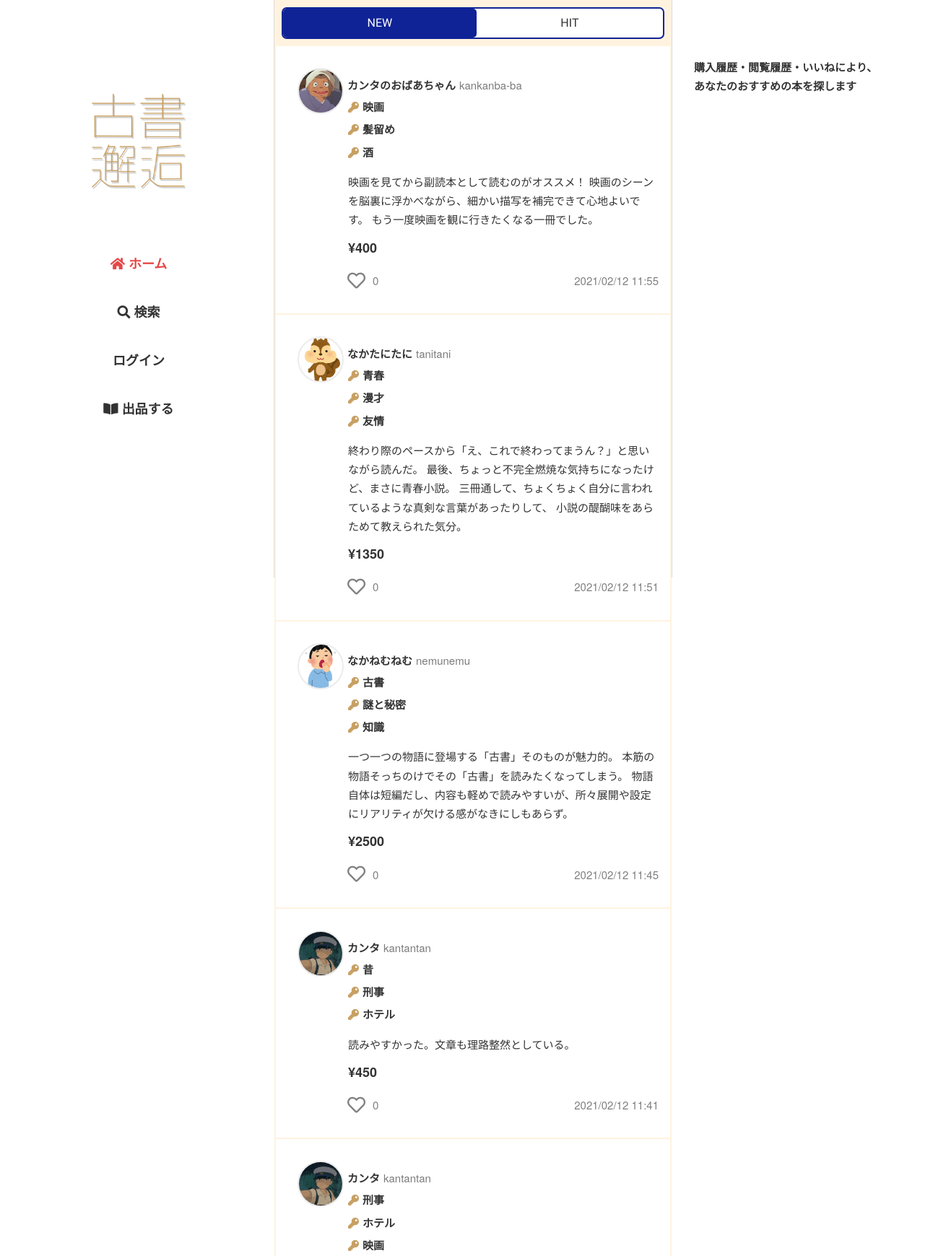
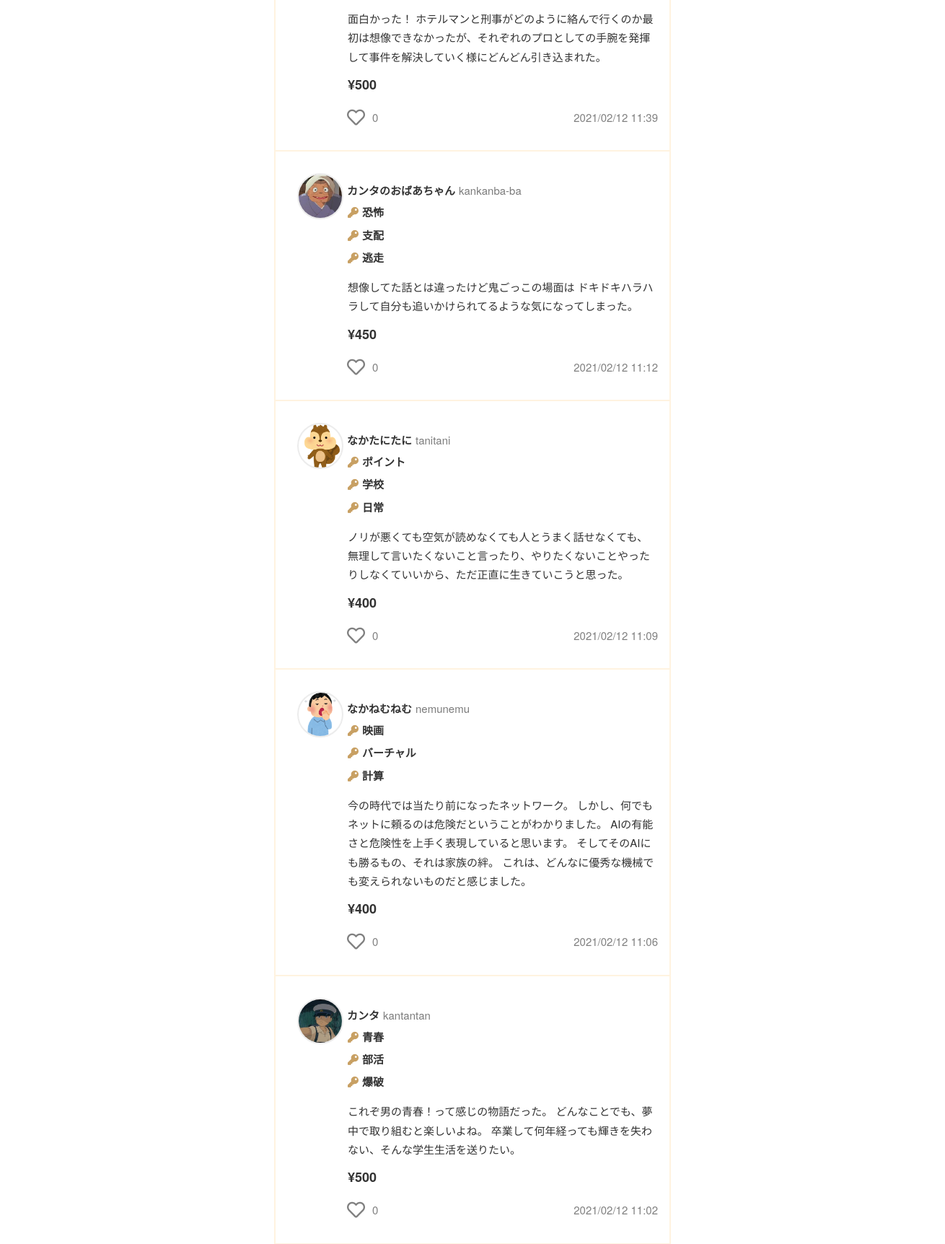
The page / (upper part) on the database its author committed (2 pictures, top to bottom).
### flmapp/models/trade.py (models this page shows, shortened)
class Sell(db.Model):
    __tablename__ = 'Sell'
    __table_args__ = (CheckConstraint('update_at >= create_at'),)
    Sell_id = db.Column(db.Integer, primary_key=True)
    User_id = db.Column(db.Integer, db.ForeignKey('User.User_id'), nullable=False)
    sell_title = db.Column(db.String(255), nullable=False)
    key1 = db.Column(db.String(255), nullable=False)
    key2 = db.Column(db.String(255), nullable=False)
    key3 = db.Column(db.String(255), nullable=False)
    sell_comment = db.Column(db.Text, nullable=False)
    price = db.Column(db.Integer, nullable=False)
    item_picture_path = db.Column(db.Text, default='default.png', nullable=False)
    genre = db.Column(EnumType(enum_class=Genre), nullable=False)
    item_state = db.Column(EnumType(enum_class=Item_state), nullable=False)
    postage = db.Column(EnumType(enum_class=Postage), nullable=False)
    send_way = db.Column(EnumType(enum_class=Send_way), nullable=False)
    consignor = db.Column(db.String(64), nullable=False)
    schedule = db.Column(EnumType(enum_class=Schedule), nullable=False)
    remarks = db.Column(db.Text)
    deal_status = db.Column(EnumType(enum_class=Deal_status),default=Deal_status(1), nullable=False)
    sell_flg = db.Column(db.Boolean,default=True, nullable=False)
    is_active = db.Column(db.Boolean,default=True, nullable=False)
    has_sent = db.Column(db.Boolean,default=False, nullable=False)
    has_got = db.Column(db.Boolean,default=False, nullable=False)
    create_at = db.Column(db.DateTime,default=datetime.now, nullable=False)
    update_at = db.Column(db.DateTime,default=datetime.now, nullable=False)
    user = db.relationship('User', backref='sell', lazy='joined', uselist=False)
    @classmethod
    def select_new_sell(cls):
        return cls.query.filter_by(
            sell_flg = True, is_active = True
        ).order_by(desc(cls.create_at)).all()

### flmapp/models/user.py (models this page shows, shortened)
class User(UserMixin, db.Model):
    __tablename__ = 'User'
    __table_args__ = (CheckConstraint('update_at >= create_at'),)
    User_id = db.Column(db.Integer, primary_key=True)
    user_code = db.Column(db.String(64), unique=True, index=True, nullable=False)
    username = db.Column(db.String(64), index=True, nullable=False)
    email = db.Column(db.String(64), unique=True, index=True, nullable=False)
    password_hash = db.Column(db.String(128), nullable=False)
    picture_path = db.Column(db.Text, default='default.jpeg', nullable=False)
    prof_comment = db.Column(db.Text)
    default_ShippingAddress_id = db.Column(db.Integer, db.ForeignKey('ShippingAddress.ShippingAddress_id'))
    default_pay_way = db.Column(db.Integer, default=1, nullable=False)
    default_Credit_id = db.Column(db.Integer, db.ForeignKey('Credit.Credit_id'))
    is_active = db.Column(db.Boolean, default=True, nullable=True)
    create_at = db.Column(db.DateTime, default=datetime.now, nullable=False)
    update_at = db.Column(db.DateTime, default=datetime.now, nullable=False)
    @property
    def password(self):
        raise AttributeError('パスワードは読み取り可能な属性ではありません。')

### flmapp/views/route.py (the view)
@bp.route('/')
def home():
    session.pop('pay_way', None)
    session.pop('Credit_id', None)
    session.pop('ShippingAddress_id', None)
    items = Sell.select_new_sell()
    r_item_list = []
    r_user_list = []
    if current_user.is_authenticated:
        r_item_list,r_user_list = recommend(current_user.User_id)
    liked_list = []
    if current_user.is_authenticated:
        for item in items:
            liked = Likes.liked_exists(item.Sell_id)
            if liked:
                liked_list.append(item.Sell_id)
    return render_template(
        'home.html',
        items=items,
        liked_list=liked_list,
        r_item_list=r_item_list,
        r_user_list=r_user_list
    )

### flmapp/models/enum_conf.py (called while the page is built)
    def process_result_value(self, value, dialect):
        if value is not None:
            if not isinstance(value, int):
                raise TypeError("value should have int type")
            return self.enum_class(value)

### flmapp/models/reaction.py (called while the page is built)
    @classmethod
    def select_likes_by_sell_id(cls, Sell_id):
        return cls.query.filter_by(Sell_id=Sell_id).all()

### flmapp/views/route.py (called while the page is built)
@bp.context_processor
def likes_count_processor():
    def likes_count(sell_id):
        all_likes = Likes.select_likes_by_sell_id(sell_id)
        return len(all_likes)
    return dict(likes_count=likes_count)

### flmapp/templates/home.html (shortened to what this page needs)
{% extends "base02.html" %}
{%block head %}
<link rel="stylesheet" href="{{ url_for('static', filename='css/home.css')}}">
{% endblock%}
{% block content %}
<div class="home-tab">
    <a href="{{url_for('route.home')}}">NEW</a>
    <a href="{{url_for('route.hit')}}">HIT</a>
</div>
{% for item in items %}
    <article class="item-wrap">
        <a href="{{url_for('item.itemdata', item_id=item.Sell_id)}}">
            <object><a class="u-box" href="{{url_for('user.userdata', user_code=item.user.user_code)}}">
                <img class="u-icon" src="{{url_for('static', filename='user_image/' + item.user.picture_path)}}">
                <p class="u-name">{{ item.user.username }}</p>
                <p class="u-code">{{ item.user.user_code }}</p>
            </a></object>
            <div class="i-content-area">
                <div class="k-s-box">
                    <div class="i-key">
                        <p><i class="fas fa-key"></i>{{ item.key1 }}</p>
                        <p><i class="fas fa-key"></i>{{ item.key2 }}</p>
                        <p><i class="fas fa-key"></i>{{ item.key3 }}</p>
                    </div>
                </div>
                <div class="i-comm"><p>{{ item.sell_comment }}</p></div>
            </div>
            <p><span class="i-price">¥{{ item.price }}</span></p>
            <div class="i-fotter">
                {% include "like.html" %}
                <p>{{ item.create_at.strftime('%Y/%m/%d %H:%M') }}</p>
            </div>
        </a>
    </article>
{% endfor %}
{% endblock %}
{% block content2 %}
{% if not r_item_list %}
    <p class="looling-f">購入履歴・閲覧履歴・いいねにより、<br>あなたのおすすめの本を探します</p>
{% endif %}
{% endblock %}

### flmapp/templates/like.html (shortened to what this page needs)
<div class="like-wrap">
    <form method="POST" action="{{url_for('ajax.like_ajax')}}">
        {% if item.Sell_id in liked_list %}
            <button id="like" name="{{ item.Sell_id }}"><i class="fas fa-lg fa-heart like-btn"></i></button>
        {% else %}
            <button id="like" name="{{ item.Sell_id }}"><i class="far fa-lg fa-heart unlike-btn"></i></button>
        {% endif %}
    </form>
    <p name="{{ item.Sell_id }}-count" class="count">{{ likes_count(item.Sell_id) }}</p>
</div>

### flmapp/static/css/sanitize.css (style rules this page uses)
article, aside, details, figcaption, figure, footer, header, main, menu, nav, section, summary { display: block; }
html { box-sizing: border-box; cursor: default; font-family: sans-serif; line-height: 1.5; -ms-text-size-adjust: 100%; -webkit-text-size-adjust: 100%; }
body { margin: 0; }
audio, canvas, iframe, img, svg, video { vertical-align: middle; }
img { border-style: none; }
a { background-color: transparent; -webkit-text-decoration-skip: objects; }
button, input { overflow: visible; }
button, select { text-transform: none; }
button, html [type="button"], [type="reset"], [type="submit"] { -webkit-appearance: button; }
a, area, button, input, label, select, textarea, [tabindex] { -ms-touch-action: manipulation; touch-action: manipulation; }

### flmapp/static/css/global.css (style rules this page uses)
* { margin: 0; padding: 0; outline: none; }
html { font-size: 62.5%; }
body { background-color: #FFF; color : #333333; font-family: "Helvetica Neue", Arial, "Hiragino Kaku Gothic ProN", "Hiragino Sans", Meiryo, sans-serif; }
p { margin: 0; font-size: 1.5rem; line-height: 1.75; }
a { color: #333333; text-decoration: none; display: inline-block; transition: color 0.5s; }

### flmapp/static/css/kosho-flame.css (style rules this page uses)
button { margin: 0 20px; border: none; }

### flmapp/static/css/common2.css (style rules this page uses)
.u-icon { width: 50px; border-radius: 50%; border: 2px solid #ececec; }
.looling-f { margin-top: 80px; font-weight: bold; text-align: left; }

### flmapp/static/css/like.css (style rules this page uses)
.like-wrap { display: flex; align-items: center; }
.like-wrap button { background-color: transparent; border: none; cursor: pointer; outline: none; padding: 0; appearance: none; }
.like-wrap button i { display: flex; justify-content: center; align-items: center; }
.like-wrap p { color: #808080; margin-left: -10px; }
.unlike-btn { width: 25px; height: 30px; font-size: 25px; color: #808080; margin-left: 20px; }

### flmapp/static/css/item.css (style rules this page uses)
.item-wrap { background-color: #ffffff; margin: 2px; padding: 30px; }
.item-wrap p { font-size: 1.5rem; }
.u-box { display: flex; align-items: flex-start; }
.u-box p { margin-top: 11px; margin-left: 5px; }
.u-name { font-weight: bold; }
.u-code { color: #7b7b7b; }
.u-box .u-icon { width: 60px; }
.i-content-area { margin-top: -23px; margin-left: 70px; }
.i-key { font-size: 1.5rem; font-weight: bold; }
.i-key p { margin-bottom: 5px; }
.i-key i { margin-right: 5px; }
.i-key .fa-key { color: #C8A063; }
.i-comm { margin: 10px 0px; }
.i-price { margin-left: 70px; font-size: 1.8rem; font-weight: bold; }
.i-fotter { width: 500px; display: flex; align-items: center; justify-content: space-between; margin-top: 15px; }
.like-wrap button i { margin-left: 49px;; }
.i-fotter p { color: #808080; }
.k-s-box { display: flex; justify-content: space-between; }

### flmapp/static/css/home.css (style rules this page uses)
.home-tab { text-align: center; margin: 10px; border-radius: 7px; border: solid 2px #0f2396; background-color: #ffffff; display: flex; justify-content: space-around; }
.home-tab a { font-family: 'Raleway', sans-serif; font-size: 1.6rem; flex-grow: 1; padding: 8px; }
.home-tab a { transition: 0.5s; }
.current { color: #ffffff; background-color: #0f2396; border-radius: 5px; }

### rows shown on the page
Sell: picture_path (picture), user.username "カンタのおばあちゃん", user.user_code "kankanba-ba", key1 "映画", key2 "髪留め", key3 "酒", sell_comment "映画を見てから副読本として読むのがオススメ！ 映画のシーンを脳裏に浮かべながら、細かい描写を補完できて心地よいです。 もう一度映画を観に行きたくなる一冊でした。", price "400", likes_count "0", create_at "2021/02/12 11:55"
Sell: picture_path (picture), user.username "なかたにたに", user.user_code "tanitani", key1 "青春", key2 "漫才", key3 "友情", sell_comment "終わり際のペースから「え、これで終わってまうん？」と思いながら読んだ。 最後、ちょっと不完全燃焼な気持ちになったけど、まさに青春小説。 三冊通して、ちょくちょく自分に言われているような真剣な言葉があったりして、 小説の醍醐味をあらためて教えられた気分。", price "1350", likes_count "0", create_at "2021/02/12 11:51"
Sell: picture_path (picture), user.username "なかねむねむ", user.user_code "nemunemu", key1 "古書", key2 "謎と秘密", key3 "知識", sell_comment "一つ一つの物語に登場する「古書」そのものが魅力的。 本筋の物語そっちのけでその「古書」を読みたくなってしまう。 物語自体は短編だし、内容も軽めで読みやすいが、所々展開や設定にリアリティが欠ける感がなきにしもあらず。", price "2500", likes_count "0", create_at "2021/02/12 11:45"
Sell: picture_path (picture), user.username "カンタ", user.user_code "kantantan", key1 "昔", key2 "刑事", key3 "ホテル", sell_comment "読みやすかった。文章も理路整然としている。", price "450", likes_count "0", create_at "2021/02/12 11:41"
Sell: picture_path (picture), user.username "カンタ", user.user_code "kantantan", key1 "刑事", key2 "ホテル", key3 "映画", sell_comment "面白かった！ ホテルマンと刑事がどのように絡んで行くのか最初は想像できなかったが、それぞれのプロとしての手腕を発揮して事件を解決していく様にどんどん引き込まれた。", price "500", likes_count "0", create_at "2021/02/12 11:39"
Sell: picture_path (picture), user.username "カンタのおばあちゃん", user.user_code "kankanba-ba", key1 "恐怖", key2 "支配", key3 "逃走", sell_comment "想像してた話とは違ったけど鬼ごっこの場面は ドキドキハラハラして自分も追いかけられてるような気になってしまった。", price "450", likes_count "0", create_at "2021/02/12 11:12"
Sell: picture_path (picture), user.username "なかたにたに", user.user_code "tanitani", key1 "ポイント", key2 "学校", key3 "日常", sell_comment "ノリが悪くても空気が読めなくても人とうまく話せなくても、無理して言いたくないこと言ったり、やりたくないことやったりしなくていいから、ただ正直に生きていこうと思った。", price "400", likes_count "0", create_at "2021/02/12 11:09"
Sell: picture_path (picture), user.username "なかねむねむ", user.user_code "nemunemu", key1 "映画", key2 "バーチャル", key3 "計算", sell_comment "今の時代では当たり前になったネットワーク。 しかし、何でもネットに頼るのは危険だということがわかりました。 AIの有能さと危険性を上手く表現していると思います。 そしてそのAIにも勝るもの、それは家族の絆。 これは、どんなに優秀な機械でも変えられないものだと感じました。", price "400", likes_count "0", create_at "2021/02/12 11:06"
Sell: picture_path (picture), user.username "カンタ", user.user_code "kantantan", key1 "青春", key2 "部活", key3 "爆破", sell_comment "これぞ男の青春！って感じの物語だった。 どんなことでも、夢中で取り組むと楽しいよね。 卒業して何年経っても輝きを失わない、そんな学生生活を送りたい。", price "500", likes_count "0", create_at "2021/02/12 11:02"
